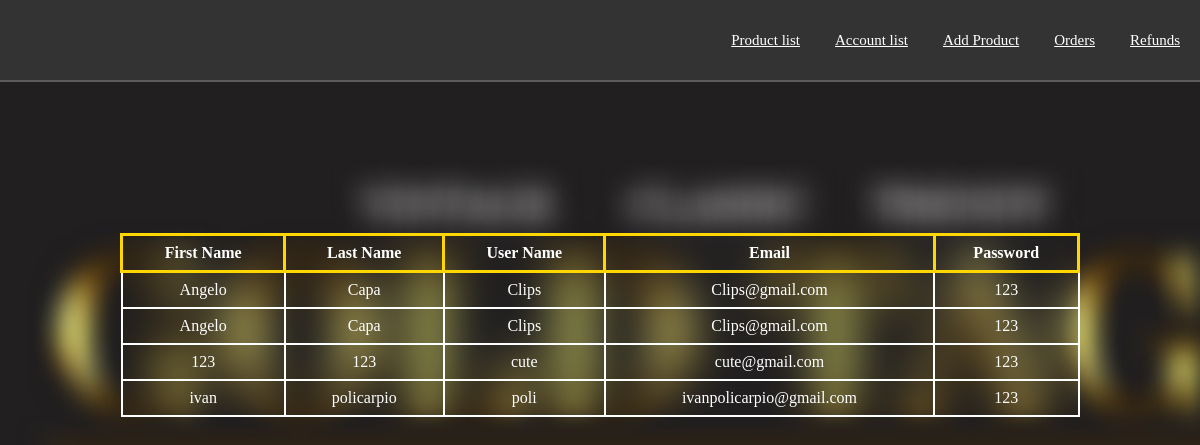
The page /usersAccount.php on the database as committed earlier.
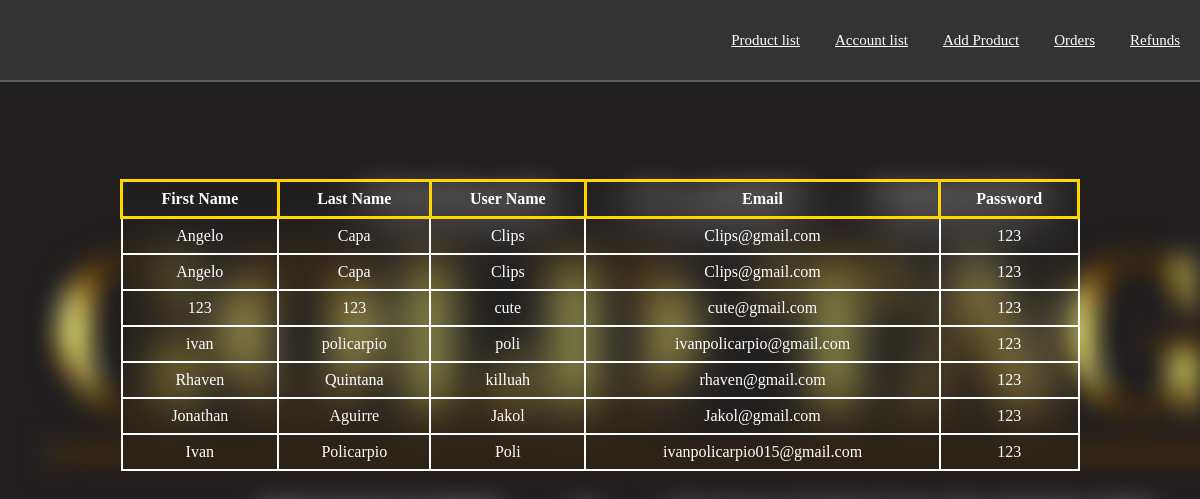
The same page on the database as committed later.
### tables this page shows
CREATE TABLE `accounts` (
  `firstName` varchar(150) NOT NULL,
  `lastName` varchar(150) NOT NULL,
  `userName` varchar(150) NOT NULL,
  `email` varchar(150) NOT NULL,
  `accountPass` varchar(150) NOT NULL,
  `account_type` varchar(150) NOT NULL,
  `contact_number` bigint(255) NOT NULL,
  `profile_image` varchar(255) NOT NULL
);

### usersAccount.php (the view, shortened to what this page needs)
<?php
$servername = "localhost";
$username = "root";
$password = "";
$dbname = "upload";
$conn = new mysqli($servername, $username, $password, $dbname);
$sql = "SELECT * FROM accounts";
$result = $conn->query($sql);
?>
<!DOCTYPE html>
<html lang="en">
<head>
    <link rel="stylesheet" href="usersAccount.css">
</head>
<body>
    <nav>
        <li><a href="adminpage.php">Product list</a></li>
        <li><a href="usersAccount.php">Account list</a></li>
        <li><a href="adminproductadd.php">Add Product</a></li>
        <li><a href="#">Orders</a></li>
        <li><a href="#">Refunds</a></li>
    </nav>
    <table class="adminTable">
        <thead>
            <tr>
                <th>First Name</th>
                <th>Last Name</th>
                <th>User Name</th>
                <th>Email</th>
                <th>Password</th>
            </tr>
        </thead>
        <tbody id="userList">
            <?php
            if ($result->num_rows > 0) {
                while ($row = $result->fetch_assoc()) {
                    echo "<tr>
                            <td>" . $row["firstName"] . "</td>
                            <td>" . $row["lastName"] . "</td>
                            <td>" . $row["userName"] . "</td>
                            <td>" . $row["email"] . "</td>
                            <td>" . $row["accountPass"] . "</td>
                          </tr>";
                }
            } else {
                echo "<tr><td colspan='5'>No records found</td></tr>";
            }
            ?>
        </tbody>
    </table>
</body>
</html>

### usersAccount.css (style rules this page uses)
body { display: flex; background-image: url("image.jpg"); justify-content: center; align-items: center; height: 100vh; margin: 0; }
.adminTable { margin-top: -150px; color: white; text-align: center; border-collapse: collapse; backdrop-filter: blur(20px); width: 80%; }
.adminTable th { border: 3px solid gold; }
.adminTable, .adminTable td { border: 2px solid white; }
.adminTable th, .adminTable td { padding: 8px; }
.adminTable thead th { color: white; }
nav { height: 60px; display: flex; align-items: center; justify-content: flex-end; position: fixed; top: 0; right: 0; padding: 10px; background: #333; border-bottom: 2px solid rgba(255, 255, 255, 0.2); width: 100%; z-index: 1000; }
nav li { display: inline; }
nav a { font-size: 15px; color: white; margin-left: 15px; padding: 5px 10px; border-radius: 5px; transition: background 0.3s ease, color 0.3s ease; }

Rows that differ between the two databases and show on the page:
added accounts: firstName "Rhaven", lastName "Quintana", userName "killuah", email "rhaven@gmail.com", accountPass "123"
added accounts: firstName "Jonathan", lastName "Aguirre", userName "Jakol", email "Jakol@gmail.com", accountPass "123"
added accounts: firstName "Ivan", lastName "Policarpio", userName "Poli", email "ivanpolicarpio015@gmail.com", accountPass "123"
